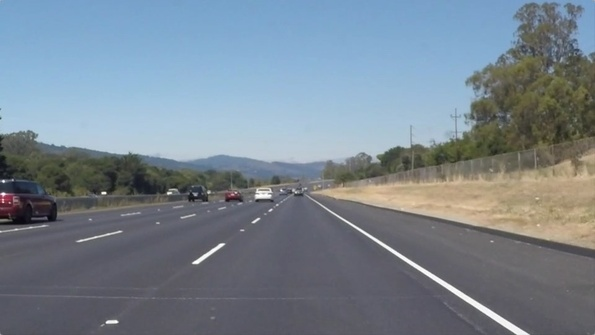
#> input picture test_images/solidWhiteRight.jpg, 595 x 335 px, shrunk from 960 x 540 before the run
$ jupyter execute --allow-errors P1.ipynb   (shell and % lines are left out)
#> lines starting #> are read from the running program, lines starting #| are printed output that depends on the picture; after the words box and inside, x2 and y2 are one past the last pixel; in counts of white or black regions, pixels touching at a corner belong together
# **Finding Lane Lines on the Road**
***
In this project, you will use the tools you learned about in the lesson to identify lane lines on the road.  You can develop your pipeline on a series of individual images, and later apply the result to a video stream (really just a series of images). Check out the video clip "raw-lines-example.mp4" (also contained in this repository) to see what the output should look like after using the helper functions below.

Once you have a result that looks roughly like "raw-lines-example.mp4", you'll need to get creative and try to average and/or extrapolate the line segments you've detected to map out the full extent of the lane lines.  You can see an example of the result you're going for in the video "P1_example.mp4".  Ultimately, you would like to draw just one line for the left side of the lane, and one for the right.

---
Let's have a look at our first image called 'test_images/solidWhiteRight.jpg'.  Run the 2 cells below (hit Shift-Enter or the "play" button above) to display the image.

**Note: If, at any point, you encounter frozen display windows or other confounding issues, you can always start again with a clean slate by going to the "Kernel" menu above and selecting "Restart & Clear Output".**

---

**The tools you have are color selection, region of interest selection, grayscaling, Gaussian smoothing, Canny Edge Detection and Hough Tranform line detection.  You  are also free to explore and try other techniques that were not presented in the lesson.  Your goal is piece together a pipeline to detect the line segments in the image, then average/extrapolate them and draw them onto the image for display (as below).  Once you have a working pipeline, try it out on the video stream below.**

---

<figure>

 <figcaption>
 <p></p>
 <p style="text-align: center;"> Your output should look something like this (above) after detecting line segments using the helper functions below </p>
 </figcaption>
</figure>
 <p></p>
<figure>

 <figcaption>
 <p></p>
 <p style="text-align: center;"> Your goal is to connect/average/extrapolate line segments to get output like this</p>
 </figcaption>
</figure>

**Run the cell below to import some packages.  If you get an `import error` for a package you've already installed, try changing your kernel (select the Kernel menu above --> Change Kernel).  Still have problems?  Try relaunching Jupyter Notebook from the terminal prompt.  Also, see [this forum post](https://carnd-forums.udacity.com/cq/viewquestion.action?spaceKey=CAR&id=29496372&questionTitle=finding-lanes---import-cv2-fails-even-though-python-in-the-terminal-window-has-no-problem-with-import-cv2) for more troubleshooting tips.**

[cell 1]
#importing some useful packages
import matplotlib.pyplot as plt
import matplotlib.image as mpimg
import numpy as np
import cv2

[cell 2]
#reading in an image
image = mpimg.imread('test_images/solidWhiteRight.jpg')
#> image is the input picture: shape (335, 595, 3); mean R, G, B 120.3, 132.6, 143.7
#printing out some stats and plotting
print('This image is:', type(image), 'with dimesions:', image.shape)
#| This image is: <class 'numpy.ndarray'> with dimesions: (335, 595, 3)
plt.imshow(image)  # if you wanted to show a single color channel image called 'gray', for example, call as plt.imshow(gray, cmap='gray')

**Some OpenCV functions (beyond those introduced in the lesson) that might be useful for this project are:**

`cv2.inRange()` for color selection
`cv2.fillPoly()` for regions selection
`cv2.line()` to draw lines on an image given endpoints
`cv2.addWeighted()` to coadd / overlay two images
`cv2.cvtColor()` to grayscale or change color
`cv2.imwrite()` to output images to file
`cv2.bitwise_and()` to apply a mask to an image

**Check out the OpenCV documentation to learn about these and discover even more awesome functionality!**

Below are some helper functions to help get you started. They should look familiar from the lesson!

[cell 3]
import math
import collections

def grayscale(img):
    """Applies the Grayscale transform
    This will return an image with only one color channel
    but NOTE: to see the returned image as grayscale
    (assuming your grayscaled image is called 'gray')
    you should call plt.imshow(gray, cmap='gray')"""
    return cv2.cvtColor(img, cv2.COLOR_RGB2GRAY)
    # Or use BGR2GRAY if you read an image with cv2.imread()
    # return cv2.cvtColor(img, cv2.COLOR_BGR2GRAY)

def canny(img, low_threshold, high_threshold):
    """Applies the Canny transform"""
    return cv2.Canny(img, low_threshold, high_threshold)

def gaussian_blur(img, kernel_size):
    """Applies a Gaussian Noise kernel"""
    return cv2.GaussianBlur(img, (kernel_size, kernel_size), 0)

def region_of_interest(img, vertices):
    """
    Applies an image mask.

    Only keeps the region of the image defined by the polygon
    formed from `vertices`. The rest of the image is set to black.
    """
    #defining a blank mask to start with
    mask = np.zeros_like(img)

    #defining a 3 channel or 1 channel color to fill the mask with depending on the input image
    if len(img.shape) > 2:
        channel_count = img.shape[2]  # i.e. 3 or 4 depending on your image
        ignore_mask_color = (255,) * channel_count
    else:
        ignore_mask_color = 255

    #filling pixels inside the polygon defined by "vertices" with the fill color
    cv2.fillPoly(mask, vertices, ignore_mask_color)

    #returning the image only where mask pixels are nonzero
    masked_image = cv2.bitwise_and(img, mask)
    return masked_image


def draw_lines(img, lines, color=[255, 0, 0], thickness=15):
    """
    NOTE: this is the function you might want to use as a starting point once you want to
    average/extrapolate the line segments you detect to map out the full
    extent of the lane (going from the result shown in raw-lines-example.mp4
    to that shown in P1_example.mp4).

    Think about things like separating line segments by their
    slope ((y2-y1)/(x2-x1)) to decide which segments are part of the left
    line vs. the right line.  Then, you can average the position of each of
    the lines and extrapolate to the top and bottom of the lane.

    This function draws `lines` with `color` and `thickness`.
    Lines are drawn on the image inplace (mutates the image).
    If you want to make the lines semi-transparent, think about combining
    this function with the weighted_img() function below
    """
    #Init arrays to separate lines between left and right
    leftlines = []
    rightlines = []

    #Initialize extrapolation limit percentage for y direction, and slope refinement
    horizonVariable = 0.6
    slopeIgnore = 0.4

    for line in lines:
        #print("Line:",line)
        for x1,y1,x2,y2 in line:
            slope = (y2-y1)/(x2-x1)
            #print("slope:",slope)
            if slope < -slopeIgnore:
                leftlines.append(line)
            elif slope > slopeIgnore:
                rightlines.append(line)

    #remove irrelevant lines by looking at left or right half of screen
    cleanleftlines = [s for s in leftlines if (s[0,0] < 0.5*img.shape[1]) & (s[0,2] < 0.5*img.shape[1])]
    cleanrightlines = [s for s in rightlines if (s[0,0] >= 0.5*img.shape[1]) & (s[0,2] >= 0.5*img.shape[1])]

    leftline = np.zeros(4)
    rightline = np.zeros(4)

    #Create averaged lines based on the clean left right lines
    for i in range(0,4):
        leftline[i] = np.mean([item[:,i] for item in cleanleftlines])
        rightline[i] = np.mean([item[:,i] for item in cleanrightlines])

    #print("leftline mean:", leftline)
    #print("rightline mean:", rightline)

    #Choose extrapolation limits in y
    newy1 = img.shape[0]
    newy2 = horizonVariable*newy1

    #Extrapolate Left
    leftline = np.reshape(leftline,(1,4))

    for x1,y1,x2,y2 in leftline:
        slope = (y2-y1)/(x2-x1)
        #print("Slope: ", slope)
        newx2 = (newy2-y2)/slope + x2
        newx1 = -(y1-newy1)/slope + x1
        leftextrap = [[newx1,newy1,newx2,newy2]]

    #Choose extrapolation limits in y
    newy2 = img.shape[0]
    newy1 = horizonVariable*newy2

    #Extrapolate Right
    rightline = np.reshape(rightline,(1,4))

    for x1,y1,x2,y2 in rightline:
        slope = (y2-y1)/(x2-x1)
        newx2 = (newy2-y2)/slope + x2
        newx1 = -(y1-newy1)/slope + x1
        rightextrap = [[newx1,newy1,newx2,newy2]]

    extraplines = [leftextrap,rightextrap]
    #print("leftext:",leftextrap)

    #Draw the extrapolated lines, check for NaN and Inf
    for lines in extraplines:
        for x1,y1,x2,y2 in lines:
            if np.isnan(lines).any() | np.isinf(lines).any(): break
            else: cv2.line(img, (int(x1), int(y1)), (int(x2), int(y2)), color, thickness)

def hough_lines(img, rho, theta, threshold, min_line_len, max_line_gap):
    """
    `img` should be the output of a Canny transform.

    Returns an image with hough lines drawn.
    """
    lines = cv2.HoughLinesP(img, rho, theta, threshold, np.array([]), minLineLength=min_line_len, maxLineGap=max_line_gap)
    line_img = np.zeros((img.shape[0], img.shape[1], 3), dtype=np.uint8)
    draw_lines(line_img, lines)

    #The line coordinates in 'lines' are needed to calculate averages in draw_lines, packaging results in a collection:
    HoughPack = collections.namedtuple('Package', ['lines', 'houghimg'])
    retpack = HoughPack(lines=lines,houghimg=line_img)
    return retpack
    #return line_img

# Python 3 has support for cool math symbols.

def weighted_img(img, initial_img, α=0.8, β=1., λ=0.):
    """
    `img` is the output of the hough_lines(), An image with lines drawn on it.
    Should be a blank image (all black) with lines drawn on it.

    `initial_img` should be the image before any processing.

    The result image is computed as follows:

    initial_img * α + img * β + λ
    NOTE: initial_img and img must be the same shape!
    """
    return cv2.addWeighted(initial_img, α, img, β, λ)

#Adding additional methods:

#Plot Images, for multiple subplots when debugging
# [8 lines left out: function plot_imgs, not called in this run]

#Main Image process pipeline used for still images and movies
def my_pipeline(image):
    #Grayscale
    gray = grayscale(image)

    #Gaussian Blur
    setkernel = 3
    blurgray = gaussian_blur(image, setkernel)

    #Canny
    lthresh = 75
    hthresh = 125
    cannyimg = canny(image, lthresh, hthresh)

    #Mask
    ApexResolution = 0.05 #Set percentage/100 of image for apex spread
    HorizonVert = 0.58 #Set farfield distance (% of vertical from y=0)
    Nearlimit = 0.05 #Set nearfield distance (% of horizontal from x=0)
    imshape = image.shape
    #print(imshape[0])
    #Define mask vertices by using generalized limits defined above
    verts = np.array([[(imshape[1]*Nearlimit,imshape[0]),((1-ApexResolution)*imshape[1]*0.5, imshape[0]*HorizonVert), ((1+ApexResolution)*imshape[1]*0.5, imshape[0]*HorizonVert), (imshape[1]*(1-Nearlimit),imshape[0])]], dtype=np.int32)
    #Generate mask
    maskedimg = region_of_interest(cannyimg, verts)

    #Hough Lines
    rho = 1 # Distance resolution in pixels of the Hough grid
    theta = 2*np.pi/180 # Angular resolution in radians of the Hough grid
    HoughThreshold = 8 # Minimum number of votes to get a line
    min_line_length = 20 #minimum number of pixels making up a line
    max_line_gap = 5   # maximum gap in pixels between connectable line segments
    #Generate hough image
    houghimg = hough_lines(maskedimg, rho, theta, HoughThreshold, min_line_length, max_line_gap)

    #Weighted Image using default params
    weightimg = weighted_img(houghimg.houghimg, image)

    #Optional to plot results as subplots for debug
    #plot_imgs(weightimg,maskedimg,houghimg.houghimg)

    result = weightimg
    return result

## Test on Images

Now you should build your pipeline to work on the images in the directory "test_images"
**You should make sure your pipeline works well on these images before you try the videos.**

[cell 4]
import os
os.listdir("test_images/")

run your solution on all test_images and make copies into the test_images directory).

[cell 5]
# TODO: Build your pipeline that will draw lane lines on the test_images
# then save them to the test_images directory.

for testfiles in os.listdir("test_images/"):
    if testfiles.endswith('.jpg') & ~testfiles.startswith('res'):
        image = mpimg.imread(os.path.join('test_images/',testfiles))
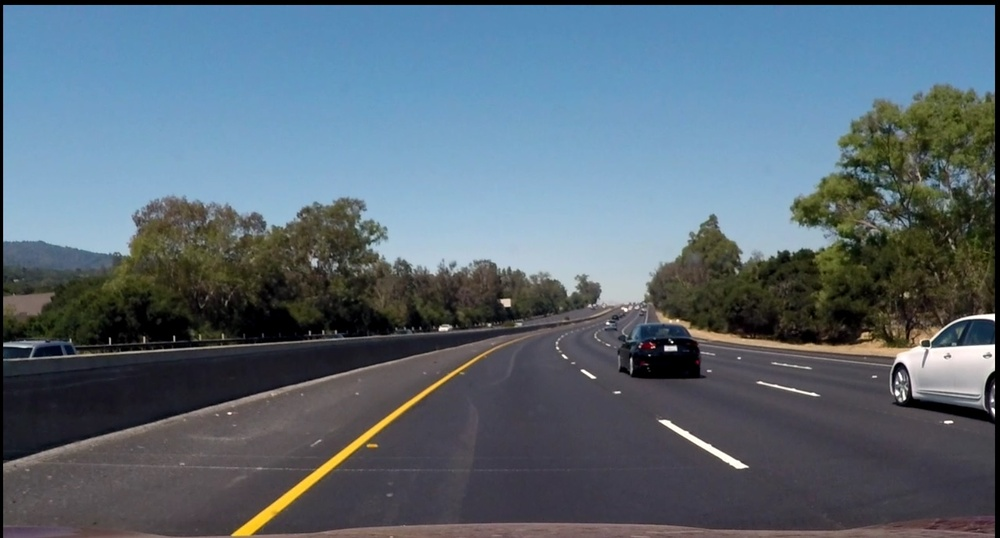
#> input picture test_images/challengescreencap.jpg, 1000 x 538 px, shrunk from 1613 x 867 before the run
#> image is the input picture: shape (538, 1000, 3); mean R, G, B 89.4, 105, 117.2
        procImage = my_pipeline(image)
#> in grayscale, `return cv2.cvtColor(img, cv2.COLOR_RGB2GRAY)`:
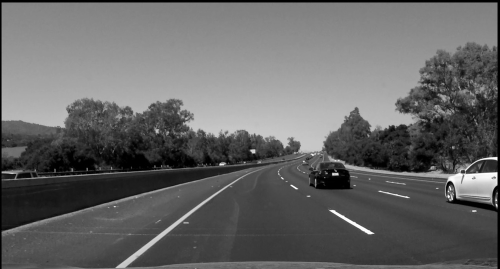
#> returned value: shape (538, 1000) (shown at 1/2 size); min 0, max 255, mean 101.7
#> in gaussian_blur, `return cv2.GaussianBlur(img, (kernel_size, kernel_size), 0)`:
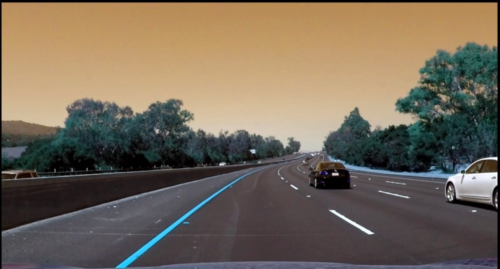
#> returned value: shape (538, 1000, 3) (shown at 1/2 size); mean of channels 0, 1, 2 89.5, 105, 117.2; drawn as B, G, R
#> in canny, `return cv2.Canny(img, low_threshold, high_threshold)`:
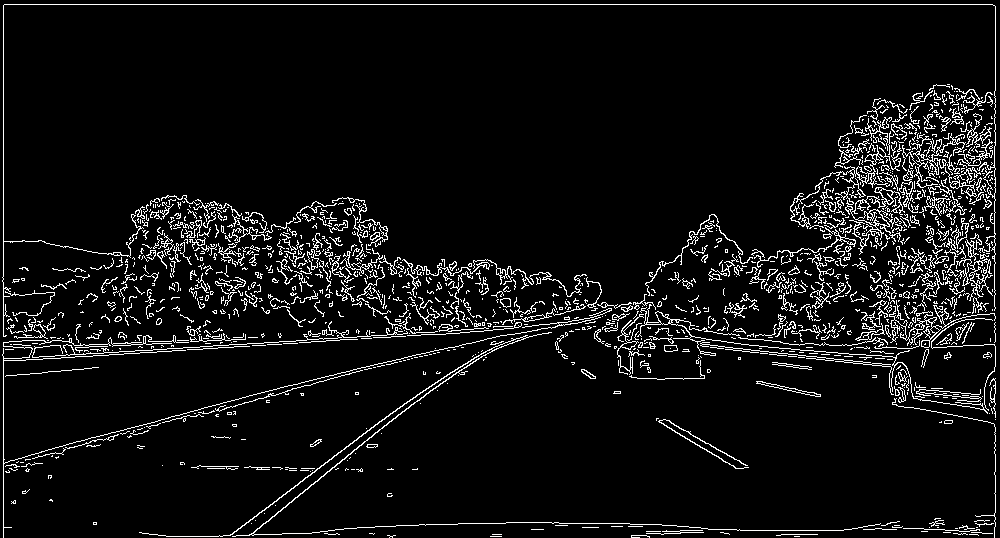
#> returned value: shape (538, 1000); 6.5% white in thin lines or dots
#> in region_of_interest, `cv2.fillPoly(mask, vertices, ignore_mask_color)`:
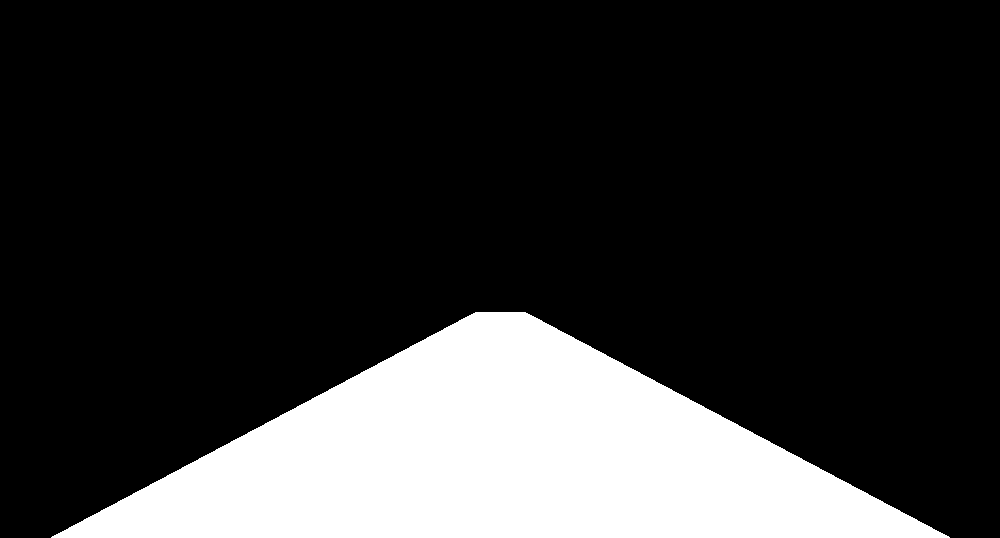
#> mask: shape (538, 1000); 20% white; 1 white region, box (x1, y1, x2, y2) and area: (51, 312, 950, 538) 107549
#> in region_of_interest, `masked_image = cv2.bitwise_and(img, mask)`:
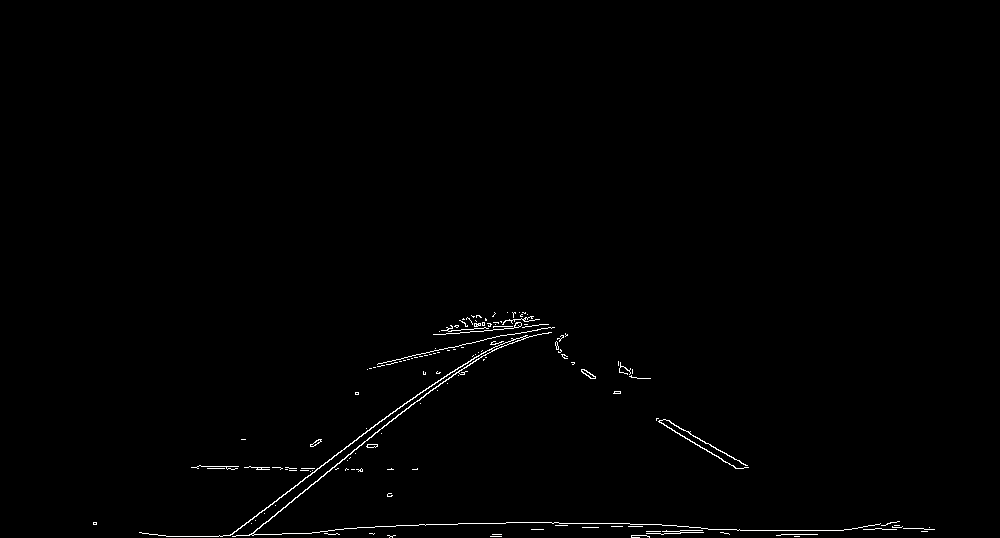
#> masked_image: shape (538, 1000); 0.69% white in thin lines or dots, all inside (x1, y1, x2, y2) = (93, 312, 935, 538)
#> in hough_lines, `lines = cv2.HoughLinesP(img, rho, theta, threshold, np.array([]), minL..`: lines = 51 rows, first 6: [737, 530, 843, 530], [478, 523, 534, 522], [454, 371, 474, 357], [321, 476, 346, 457], [708, 529, 739, 529], [436, 386, 512, 338]
#> the loop in draw_lines, `for line in lines: #print("Line:",line)` made 51 passes
#> after the loop in draw_lines, `for line in lines:`: leftlines = 19 items, first 6: [[454, 371, 474, 357]], [[321, 476, 346, 457]], [[436, 386, 512, 338]], [[295, 485, 357, 439]], [[279, 497, 303, 480]], [[425, 394, 448, 379]]; rightlines = [[[694, 442, 737, 468]], [[665, 419, 748, 467]], [[656, 420, 702, 448]], [[663, 419, 683, 430]], [[514, 321, 535, 335]], [[722, 451, 747, 465]], [[690, 434, 720, 451]], [[687, 438, 712, 454]]]
#> in draw_lines, `cleanleftlines = [s for s in leftlines if (s[0,0] < 0.5*img.shape[1]) ..`: cleanleftlines = 16 items, first 6: [[454, 371, 474, 357]], [[321, 476, 346, 457]], [[295, 485, 357, 439]], [[279, 497, 303, 480]], [[425, 394, 448, 379]], [[334, 455, 429, 386]]
#> in draw_lines, `cleanrightlines = [s for s in rightlines if (s[0,0] >= 0.5*img.shape[1..`: cleanrightlines has the same summary as rightlines
#> after the loop in draw_lines, `for i in range(0,4):`: leftline = [330.6, 464.1, 363.4, 440.2]; rightline = [661.4, 418, 698, 439.8]
#> in draw_lines, `leftline = np.reshape(leftline,(1,4))`: leftline = [[330.6, 464.1, 363.4, 440.2]]
#> the loop in draw_lines, `for x1,y1,x2,y2 in leftline:` made 1 pass
#> (x1, y1, x2, y2, slope, newx2, newx1, leftextrap) on pass 1: (330.6, 464.1, 363.4, 440.2, -0.73, 524.3, 229.3, [[229.3, 538, 524.3, 322.8]])
#> in draw_lines, `rightline = np.reshape(rightline,(1,4))`: rightline = [[661.4, 418, 698, 439.8]]
#> the loop in draw_lines, `for x1,y1,x2,y2 in rightline:` made 1 pass
#> (x1, y1, x2, y2, slope, newx2, newx1, rightextrap) on pass 1: (661.4, 418, 698, 439.8, 0.594, 863.4, 501.1, [[501.1, 322.8, 863.4, 538]])
#> in draw_lines, `extraplines = [leftextrap,rightextrap]`: extraplines = [[[229.3, 538, 524.3, 322.8]], [[501.1, 322.8, 863.4, 538]]]
#> the loop in draw_lines, `for lines in extraplines:` made 2 passes
#> after the loop in draw_lines, `for lines in extraplines:`:
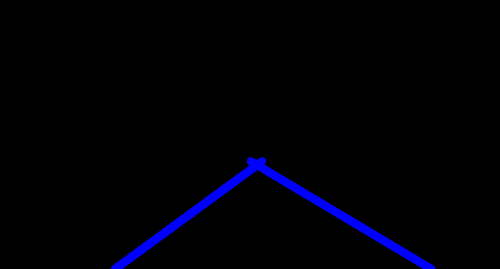
#> img: shape (538, 1000, 3) (shown at 1/2 size); mean of channels 0, 1, 2 6.2, 0, 0; drawn as B, G, R
#> in weighted_img, `return cv2.addWeighted(initial_img, α, img, β, λ)`:
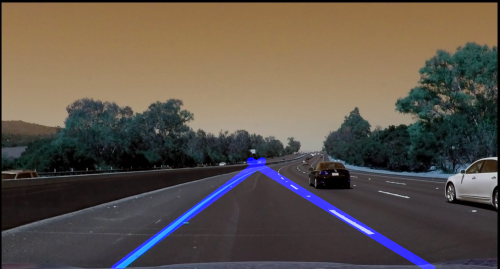
#> returned value: shape (538, 1000, 3) (shown at 1/2 size); mean of channels 0, 1, 2 75.5, 84, 93.7; drawn as B, G, R
        #Save Results, correcting for colour
        procImage = procImage[:,:,::-1]
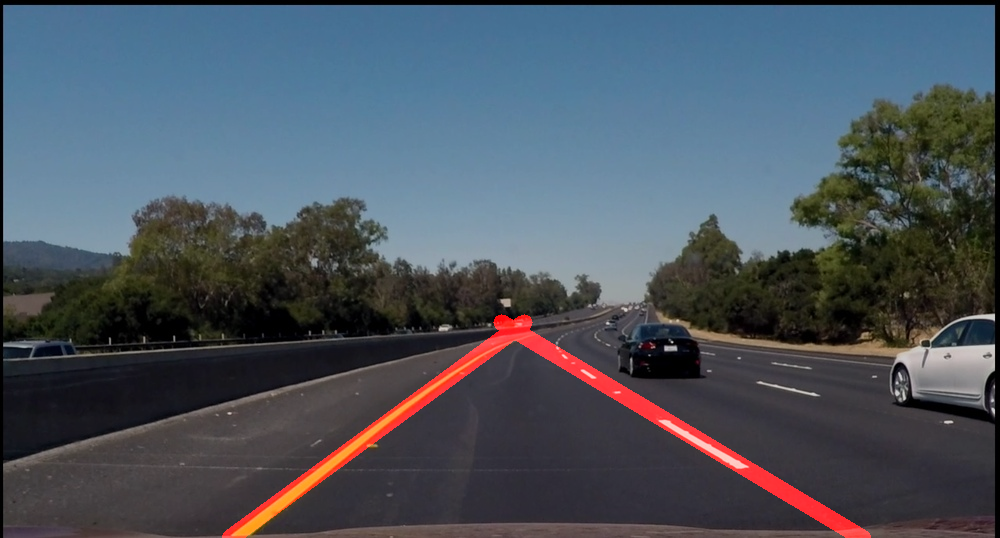
#> procImage: shape (538, 1000, 3); mean B, G, R 93.7, 84, 75.5
        cv2.imwrite("test_images/res_%s" %testfiles,procImage)

## Test on Videos

You know what's cooler than drawing lanes over images? Drawing lanes over video!

We can test our solution on two provided videos:

`solidWhiteRight.mp4`

`solidYellowLeft.mp4`

**Note: if you get an `import error` when you run the next cell, try changing your kernel (select the Kernel menu above --> Change Kernel).  Still have problems?  Try relaunching Jupyter Notebook from the terminal prompt. Also, check out [this forum post](https://carnd-forums.udacity.com/questions/22677062/answers/22677109) for more troubleshooting tips.**

**If you get an error that looks like this:**
```
NeedDownloadError: Need ffmpeg exe.
You can download it by calling:
imageio.plugins.ffmpeg.download()
```
**Follow the instructions in the error message and check out [this forum post](https://carnd-forums.udacity.com/display/CAR/questions/26218840/import-videofileclip-error) for more troubleshooting tips across operating systems.**

[cell 6]
# Import everything needed to edit/save/watch video clips
from moviepy.editor import VideoFileClip
from IPython.display import HTML

[cell 7]
# [8 lines left out: function process_image, not called in this run]

Let's try the one with the solid white lane on the right first ...

[cell 8]
white_output = 'white.mp4'
#> white_output = 'white.mp4'
#> (the rest of this cell did not finish here and is left out)
